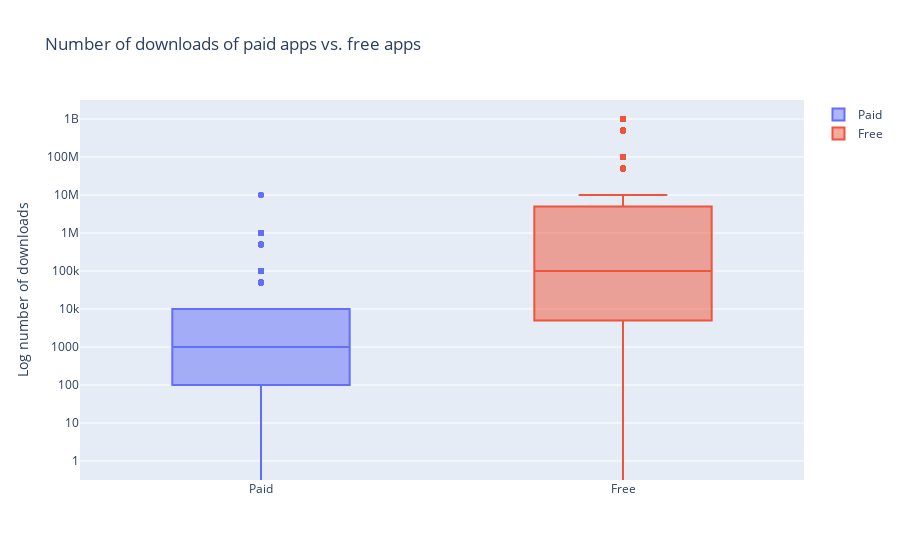

Source (notebook cell):
### Code cell
trace0 = go.Box(
    # Data for paid apps
    y = apps[apps['Type'] == 'Paid']['Installs'],
    name = 'Paid'
)

trace1 = go.Box(
    # Data for free apps
    y = apps[apps['Type'] == 'Free']['Installs'],
    name = 'Free'
)

layout = go.Layout(
    title = "Number of downloads of paid apps vs. free apps",
    yaxis = dict(title = "Log number of downloads",
                type = 'log',
                autorange = True)
)

# Add trace0 and trace1 to a list for plotting
data = [trace0, trace1]
plotly.offline.iplot({'data': data, 'layout': layout})

### Figure 1 — Plotly figure (JSON) as saved in the notebook; plotly's stock layout.template omitted (floating-point values rounded to 4 significant figures; data arrays with more than 128 entries replaced by an {"elided": "..."} marker saying what was removed)
{"data": [{"name": "Paid", "type": "box", "y": {"elided": "800 int values"}}, {"name": "Free", "type": "box", "y": {"elided": "10039 int values"}}], "layout": {"title": {"text": "Number of downloads of paid apps vs. free apps"}, "yaxis": {"autorange": true, "title": {"text": "Log number of downloads"}, "type": "log"}}}
